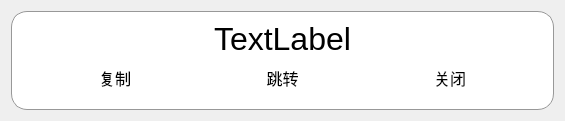
<?xml version="1.0" encoding="UTF-8"?>
<ui version="4.0">
 <class>Form</class>
 <widget class="QWidget" name="Form">
  <property name="geometry">
   <rect>
    <x>0</x>
    <y>0</y>
    <width>565</width>
    <height>118</height>
   </rect>
  </property>
  <property name="windowTitle">
   <string>Form</string>
  </property>
  <property name="styleSheet">
   <string notr="true"/>
  </property>
  <layout class="QHBoxLayout" name="horizontalLayout_2">
   <item>
    <widget class="QGroupBox" name="groupBox_2">
     <property name="styleSheet">
      <string notr="true">border: 1px solid rgb(152, 152, 152);
border-radius: 16px;
background-color: rgb(255, 255, 255);</string>
     </property>
     <property name="title">
      <string/>
     </property>
     <layout class="QVBoxLayout" name="verticalLayout_2">
      <item>
       <widget class="QLabel" name="content_label">
        <property name="font">
         <font>
          <family>Microsoft YaHei UI</family>
          <pointsize>24</pointsize>
         </font>
        </property>
        <property name="styleSheet">
         <string notr="true">border-radius: 0;
border: none;</string>
        </property>
        <property name="text">
         <string>TextLabel</string>
        </property>
        <property name="alignment">
         <set>Qt::AlignCenter</set>
        </property>
        <property name="textInteractionFlags">
         <set>Qt::TextBrowserInteraction</set>
        </property>
       </widget>
      </item>
      <item>
       <widget class="QGroupBox" name="groupBox">
        <property name="styleSheet">
         <string notr="true">border-radius: 0;
border: none;</string>
        </property>
        <layout class="QHBoxLayout" name="horizontalLayout">
         <property name="spacing">
          <number>0</number>
         </property>
         <property name="topMargin">
          <number>1</number>
         </property>
         <item>
          <widget class="QPushButton" name="copy_button">
           <property name="sizePolicy">
            <sizepolicy hsizetype="Preferred" vsizetype="Preferred">
             <horstretch>0</horstretch>
             <verstretch>0</verstretch>
            </sizepolicy>
           </property>
           <property name="font">
            <font>
             <family>Microsoft YaHei UI</family>
             <pointsize>12</pointsize>
            </font>
           </property>
           <property name="text">
            <string>复制</string>
           </property>
          </widget>
         </item>
         <item>
          <widget class="QPushButton" name="jump_button">
           <property name="sizePolicy">
            <sizepolicy hsizetype="Preferred" vsizetype="Preferred">
             <horstretch>0</horstretch>
             <verstretch>0</verstretch>
            </sizepolicy>
           </property>
           <property name="font">
            <font>
             <family>Microsoft YaHei UI</family>
             <pointsize>12</pointsize>
            </font>
           </property>
           <property name="text">
            <string>跳转</string>
           </property>
          </widget>
         </item>
         <item>
          <widget class="QPushButton" name="close_button">
           <property name="sizePolicy">
            <sizepolicy hsizetype="Preferred" vsizetype="Preferred">
             <horstretch>0</horstretch>
             <verstretch>0</verstretch>
            </sizepolicy>
           </property>
           <property name="font">
            <font>
             <family>Microsoft YaHei UI</family>
             <pointsize>12</pointsize>
            </font>
           </property>
           <property name="text">
            <string>关闭</string>
           </property>
          </widget>
         </item>
        </layout>
       </widget>
      </item>
     </layout>
    </widget>
   </item>
  </layout>
  <action name="show_window">
   <property name="text">
    <string>恢复(&amp;R)</string>
   </property>
   <property name="toolTip">
    <string>恢复显示窗口</string>
   </property>
   <property name="shortcut">
    <string>R</string>
   </property>
  </action>
  <action name="quit">
   <property name="text">
    <string>退出(&amp;Q)</string>
   </property>
  </action>
 </widget>
 <resources/>
 <connections/>
</ui>
